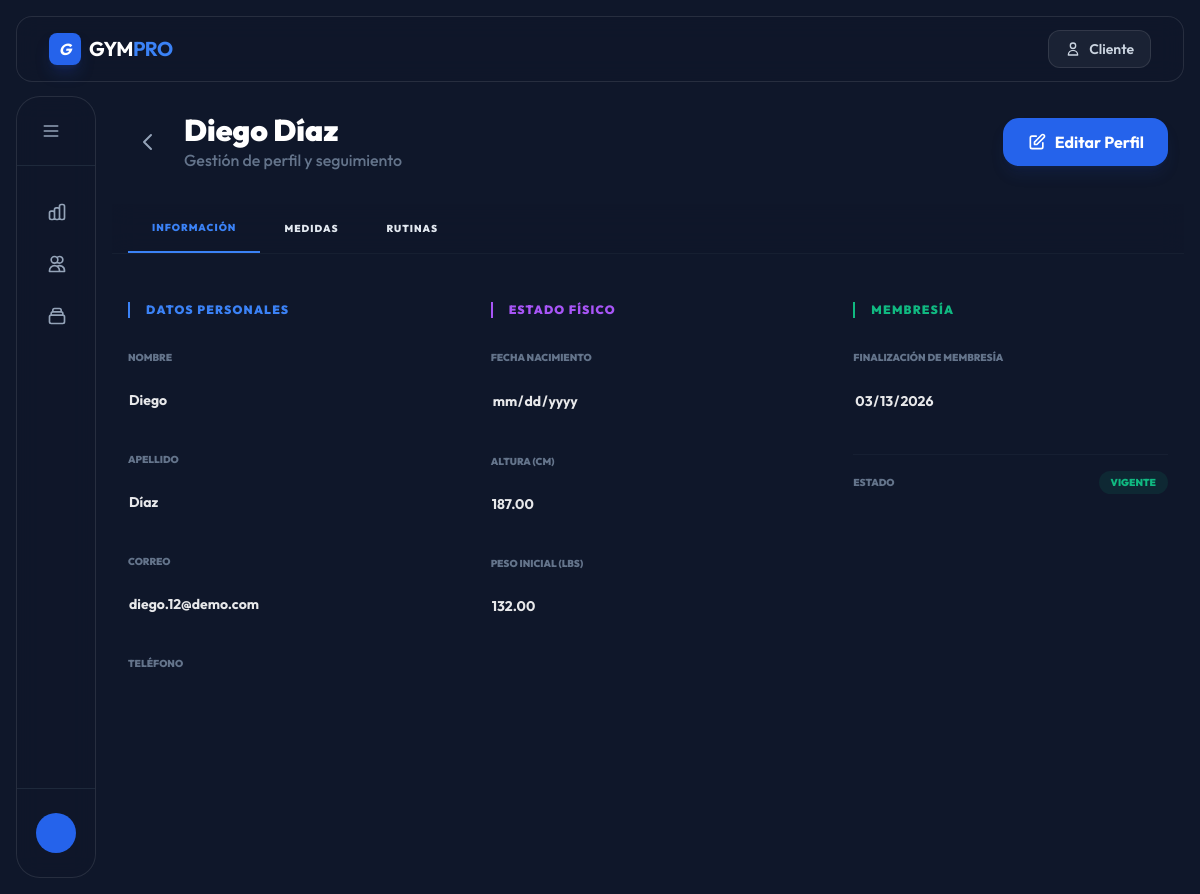
Page /dashboard/clientes/17/ on the committed database.
### administracion/models.py (models this page shows, shortened)
class Usuario(AbstractBaseUser, PermissionsMixin):
    class Roles(models.TextChoices):
        ADMIN   = 'admin',  'Administrador'
        CLIENTE = 'client', 'Cliente'
    nombre           = models.CharField('Nombre', max_length=100)
    apellido         = models.CharField('Apellido', max_length=100)
    correo           = models.EmailField('Correo electrónico', unique=True)
    telefono         = models.CharField('Teléfono', max_length=20, blank=True, null=True)
    fecha_nacimiento = models.DateField('Fecha de nacimiento', blank=True, null=True)
    direccion        = models.CharField('Dirección', max_length=255, blank=True, null=True)
    foto_perfil      = models.ImageField('Foto de perfil', upload_to='perfiles/', blank=True, null=True)
    rol    = models.CharField('Rol', max_length=10, choices=Roles.choices, default=Roles.CLIENTE)
    activo = models.BooleanField('Activo', default=True)
    is_staff  = models.BooleanField(default=False)
    is_active = models.BooleanField(default=True)
    is_deleted = models.BooleanField('Borrado', default=False, db_index=True)
    fecha_registro       = models.DateTimeField('Fecha de registro', auto_now_add=True)
    ultima_actualizacion = models.DateTimeField('Última actualización', auto_now=True)
    objects     = UsuarioManager()
    all_objects = models.Manager()
    USERNAME_FIELD  = 'correo'
    REQUIRED_FIELDS = ['nombre', 'apellido']
    class Meta:
        verbose_name        = 'Usuario'
        verbose_name_plural = 'Usuarios'
        ordering            = ['-fecha_registro']
    @property
    def nombre_completo(self):
        return f'{self.nombre} {self.apellido}'.strip()

### clientes/models.py (models this page shows, shortened)
class PerfilCliente(BaseModel):
    class Meta:
        verbose_name        = 'Perfil de cliente'
        verbose_name_plural = 'Perfiles de clientes'
    usuario = models.OneToOneField(
        Usuario,
        on_delete=models.CASCADE,
        related_name='perfil_cliente',
        limit_choices_to={'rol': Usuario.Roles.CLIENTE},
        verbose_name='Cliente',
    )
    peso_lbs  = models.DecimalField('Peso (lbs)', max_digits=5, decimal_places=2, blank=True, null=True)
    altura_cm = models.DecimalField('Altura (cm)', max_digits=5, decimal_places=2, blank=True, null=True)
    @property
    def membresia_activa(self):
        today = timezone.now().date()
        return (
            self.usuario.membresias
            .filter(estado=MembresiaCliente.Estado.ACTIVA, fecha_fin__gte=today)
            .select_related('tipo')
            .first()
        )

class MembresiaCliente(BaseModel):
    class Estado(models.TextChoices):
        ACTIVA     = 'activa',     'Activa'
        VENCIDA    = 'vencida',    'Vencida'
        CANCELADA  = 'cancelada',  'Cancelada'
        SUSPENDIDA = 'suspendida', 'Suspendida'
    class MetodoPago(models.TextChoices):
        EFECTIVO      = 'efectivo',      'Efectivo'
        TARJETA       = 'tarjeta',       'Tarjeta'
        TRANSFERENCIA = 'transferencia', 'Transferencia'
        OTRO          = 'otro',          'Otro'
    class Meta:
        verbose_name        = 'Membresía de cliente'
        verbose_name_plural = 'Membresías de clientes'
        ordering            = ['-fecha_inicio']
        indexes = [
            models.Index(fields=['usuario', 'estado'],  name='idx_mem_usuario_estado'),
            models.Index(fields=['tipo', 'estado'],     name='idx_mem_tipo_estado'),
            models.Index(fields=['fecha_inicio'],        name='idx_mem_fecha_inicio'),
            models.Index(fields=['fecha_fin'],           name='idx_mem_fecha_fin'),
        ]
    usuario = models.ForeignKey(
        Usuario,
        on_delete=models.CASCADE,
        related_name='membresias',
        limit_choices_to={'rol': Usuario.Roles.CLIENTE},
        verbose_name='Cliente',
    )
    tipo = models.ForeignKey(
        TipoMembresia,
        on_delete=models.PROTECT,
        related_name='contrataciones',
        verbose_name='Plan',
    )
    fecha_inicio = models.DateField('Fecha de inicio')
    fecha_fin    = models.DateField('Fecha de fin')
    precio_pagado      = models.DecimalField('Precio pagado (MXN)', max_digits=8, decimal_places=2)
    descuento_aplicado = models.DecimalField('Descuento (%)', max_digits=5, decimal_places=2, default=0)
    metodo_pago        = models.CharField('Método de pago', max_length=15, choices=MetodoPago.choices, default=MetodoPago.EFECTIVO)
    estado       = models.CharField('Estado', max_length=12, choices=Estado.choices, default=Estado.ACTIVA)
    auto_renovar = models.BooleanField('Auto-renovar', default=False)
    notas        = models.TextField('Notas', blank=True)
    registrado_por = models.ForeignKey(
        Usuario,
        on_delete=models.SET_NULL,
        null=True, blank=True,
        related_name='membresias_registradas',
        limit_choices_to={'rol': Usuario.Roles.ADMIN},
        verbose_name='Registrado por',
    )
    fecha_registro      = models.DateTimeField(auto_now_add=True)
    fecha_actualizacion = models.DateTimeField(auto_now=True)

### administracion/views.py (the view, shortened to what this page needs)
# urls.py: path('dashboard/clientes/<int:pk>/', admin_cliente_detail, name='admin_cliente_detail'),
def admin_cliente_detail(request, pk):
    cliente = get_object_or_404(Usuario, pk=pk)
    perfil, _ = PerfilCliente.objects.get_or_create(usuario=cliente)
    membresia = cliente.membresias.filter(estado='activa').first()
    context = {
        'cliente_obj': cliente,
        'user_form': UsuarioEditForm(instance=cliente),
        'perfil_form': PerfilClienteForm(instance=perfil),
        'mem_form': MembresiaManualForm(instance=membresia) if membresia else None,
        'medidas_form': RegistroMedidasForm(),
        'medidas_historial': cliente.registros_medidas.all(),
        'rutinas_asignadas': cliente.rutinas.all(),
        'tipos_membresia': TipoMembresia.objects.filter(activo=True),
    }
    return render(request, 'admin/cliente_detail.html', context)

### templates/admin/cliente_detail.html (shortened to what this page needs)
{% extends 'admin/admin_base.html' %}
{% load static %}
{% block admin_content %}
<div x-data="{
    editing: false,
    modalOpen: false,
    currentMedida: {
        id: '',
        fecha: '',
        peso_lbs: '',
        cuello: '',
        hombros: '',
        pecho: '',
        cintura: '',
        cadera: '',
        brazo_izq: '',
        brazo_der: '',
        muslo_izq: '',
        muslo_der: '',
        pantorrilla_izq: '',
        pantorrilla_der: '',
        imc: '',
        porcentaje_grasa: '',
        notas: ''
    },
    openEditModal(m) {
        this.currentMedida = { ...m };
        this.modalOpen = true;
    },
    openCreateModal() {
        this.currentMedida = {
            id: '', fecha: new Date().toISOString().split('T')[0], peso_lbs: '', imc: '', porcentaje_grasa: '', notas: '',
            cuello: '', hombros: '', pecho: '', cintura: '', cadera: '', brazo_izq: '', brazo_der: '',
            muslo_izq: '', muslo_der: '', pantorrilla_izq: '', pantorrilla_der: ''
        };
        this.modalOpen = true;
    }
}" class="space-y-8 pb-32">
    <div class="flex flex-col md:flex-row md:items-center justify-between space-y-4 md:space-y-0">
        <div class="flex items-center space-x-4">
            <a href="{% url 'admin_clientes' %}"
                class="hover:bg-slate-800 p-2 rounded-xl text-slate-400 hover:text-white transition">
                <svg class="w-6 h-6" fill="none" stroke="currentColor" viewBox="0 0 24 24">
                    <path stroke-linecap="round" stroke-linejoin="round" stroke-width="2" d="M15 19l-7-7 7-7" />
                </svg>
            </a>
            <div>
                <h1 class="text-3xl font-black text-white">{{ cliente_obj.nombre_completo }}</h1>
                <p class="text-slate-500 font-medium">Gestión de perfil y seguimiento</p>
            </div>
        </div>
        <div class="flex space-x-3">
            <button @click="editing = !editing" type="button"
                :class="editing ? 'bg-amber-500 text-white' : 'bg-blue-600 text-white'"
                class="px-6 py-3 rounded-2xl font-bold transition flex items-center space-x-2 shadow-lg shadow-blue-900/20">
                <svg x-show="!editing" class="w-5 h-5" fill="none" stroke="currentColor" viewBox="0 0 24 24">
                    <path stroke-linecap="round" stroke-linejoin="round" stroke-width="2"
                        d="M11 5H6a2 2 0 00-2 2v11a2 2 0 002 2h11a2 2 0 002-2v-5m-1.414-9.414a2 2 0 112.828 2.828L11.828 15H9v-2.828l8.586-8.586z" />
                </svg>
                <span x-text="editing ? 'Cancelar Edición' : 'Editar Perfil'"></span>
            </button>
        </div>
    </div>
    <div
        class="flex border-b border-slate-800/50 overflow-x-auto scrollbar-hide whitespace-nowrap -mx-4 px-4 sticky top-0 bg-slate-900/80 backdrop-blur-md z-30">
        <button onclick="showTab('datos')" id="tab-datos"
            class="nav-tab active px-6 py-4 font-black transition uppercase text-[10px] tracking-widest flex-shrink-0">
            Información
        </button>
        <button onclick="showTab('medidas')" id="tab-medidas"
            class="nav-tab px-6 py-4 font-black transition uppercase text-[10px] tracking-widest flex-shrink-0">
            Medidas
        </button>
        <button onclick="showTab('rutinas')" id="tab-rutinas"
            class="nav-tab px-6 py-4 font-black transition uppercase text-[10px] tracking-widest flex-shrink-0">
            Rutinas
        </button>
    </div>
    <div id="content-datos" class="tab-content active animate-fadeIn">
        <form method="POST" class="space-y-12">
            <div class="grid grid-cols-1 md:grid-cols-2 lg:grid-cols-3 gap-12">
                <div class="space-y-8">
                    <h3
                        class="text-xs font-black text-blue-500 uppercase tracking-widest border-l-2 border-blue-500 pl-4">
                        Datos Personales</h3>
                    <div class="space-y-6">
                        <div class="flex flex-col">
                            <label class="text-[10px] font-black text-slate-500 uppercase mb-2">Nombre</label>
                            <input type="text" name="nombre" value="{{ cliente_obj.nombre }}" :disabled="!editing"
                                class="bg-transparent border-slate-800 disabled:border-transparent disabled:px-0 transition-all font-bold">
                        </div>
                        <div class="flex flex-col">
                            <label class="text-[10px] font-black text-slate-500 uppercase mb-2">Apellido</label>
                            <input type="text" name="apellido" value="{{ cliente_obj.apellido }}" :disabled="!editing"
                                class="bg-transparent border-slate-800 disabled:border-transparent disabled:px-0 transition-all font-bold">
                        </div>
                        <div class="flex flex-col">
                            <label class="text-[10px] font-black text-slate-500 uppercase mb-2">Correo</label>
                            <input type="email" name="correo" value="{{ cliente_obj.correo }}" :disabled="!editing"
                                class="bg-transparent border-slate-800 disabled:border-transparent disabled:px-0 transition-all font-bold">
                        </div>
                        <div class="flex flex-col">
                            <label class="text-[10px] font-black text-slate-500 uppercase mb-2">Teléfono</label>
                            <input type="text" name="telefono" value="{{ cliente_obj.telefono|default:'' }}"
                                :disabled="!editing"
                                class="bg-transparent border-slate-800 disabled:border-transparent disabled:px-0 transition-all font-bold">
                        </div>
                    </div>
                </div>
                <div class="space-y-8">
                    <h3
                        class="text-xs font-black text-purple-500 uppercase tracking-widest border-l-2 border-purple-500 pl-4">
                        Estado Físico</h3>
                    <div class="space-y-6">
                        <div class="flex flex-col">
                            <label class="text-[10px] font-black text-slate-500 uppercase mb-2">Fecha Nacimiento</label>
                            <input type="date" name="fecha_nacimiento"
                                value="{{ cliente_obj.fecha_nacimiento|date:'Y-m-d' }}" :disabled="!editing"
                                class="bg-transparent border-slate-800 disabled:border-transparent disabled:px-0 transition-all font-bold">
                        </div>
                        <div class="flex flex-col">
                            <label class="text-[10px] font-black text-slate-500 uppercase mb-2">Altura (cm)</label>
                            <input type="number" step="0.1" name="altura_cm"
                                value="{{ cliente_obj.perfil_cliente.altura_cm|default:'' }}" :disabled="!editing"
                                class="bg-transparent border-slate-800 disabled:border-transparent disabled:px-0 transition-all font-bold">
                        </div>
                        <div class="flex flex-col">
                            <label class="text-[10px] font-black text-slate-500 uppercase mb-2">Peso Inicial
                                (lbs)</label>
                            <input type="number" step="0.1" name="peso_lbs"
                                value="{{ cliente_obj.perfil_cliente.peso_lbs|default:'' }}" :disabled="!editing"
                                class="bg-transparent border-slate-800 disabled:border-transparent disabled:px-0 transition-all font-bold">
                        </div>
                    </div>
                </div>
                <div class="space-y-8">
                    <h3
                        class="text-xs font-black text-emerald-500 uppercase tracking-widest border-l-2 border-emerald-500 pl-4">
                        Membresía</h3>
                    <div class="space-y-6">
                        {% if mem_form %}
                        <div class="flex flex-col">
                            <label class="text-[10px] font-black text-slate-500 uppercase mb-2">Finalización de
                                Membresía</label>
                            <input type="date" name="fecha_fin"
                                value="{{ cliente_obj.perfil_cliente.membresia_activa.fecha_fin|date:'Y-m-d' }}"
                                :disabled="!editing"
                                class="bg-transparent border-slate-800 disabled:border-transparent disabled:px-0 transition-all font-bold">
                        </div>
                        <div class="pt-4 border-t border-slate-800/50">
                            <div class="flex justify-between items-center">
                                <span class="text-[10px] font-black text-slate-500 uppercase">Estado</span>
                                <span
                                    class="px-3 py-1 bg-emerald-500/10 text-emerald-500 rounded-full text-[10px] font-black uppercase">Vigente</span>
                            </div>
                        </div>
                        {% endif %}
                    </div>
                </div>
            </div>
        </form>
    </div>
</div>
{% endblock %}

### rows in the picture
Usuario: nombre_completo "Diego Díaz", nombre "Diego", apellido "Díaz", correo "diego.12@demo.com", altura_cm "187.00", peso_lbs "132.00", fecha_fin "03/13/2026"
